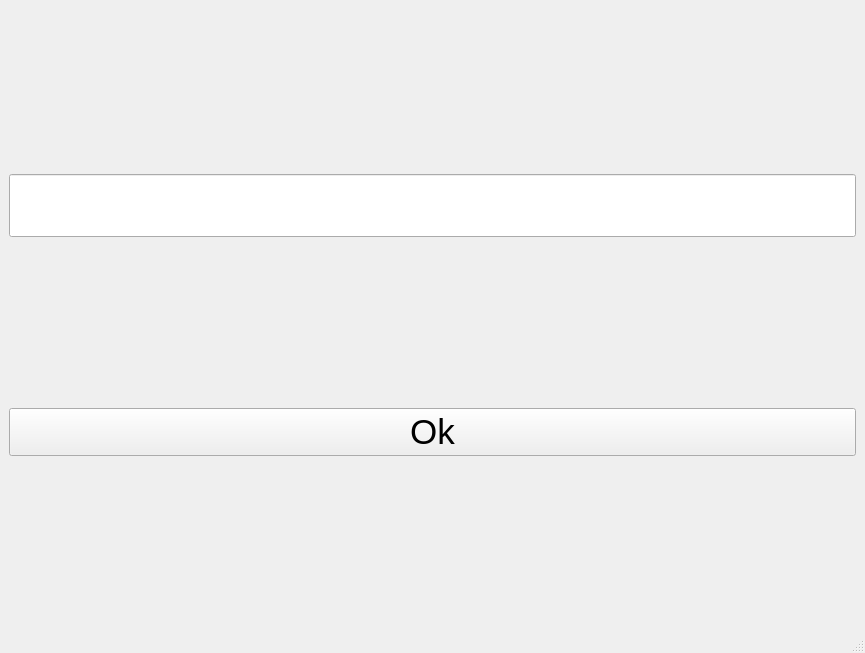
<?xml version="1.0" encoding="UTF-8"?>
<ui version="4.0">
 <class>MainWindow</class>
 <widget class="QMainWindow" name="MainWindow">
  <property name="geometry">
   <rect>
    <x>0</x>
    <y>0</y>
    <width>865</width>
    <height>653</height>
   </rect>
  </property>
  <property name="windowTitle">
   <string>MainWindow</string>
  </property>
  <widget class="QWidget" name="centralwidget">
   <layout class="QHBoxLayout" name="horizontalLayout">
    <item>
     <layout class="QVBoxLayout" name="verticalLayout">
      <item>
       <widget class="QLineEdit" name="lineEdit">
        <property name="font">
         <font>
          <pointsize>36</pointsize>
         </font>
        </property>
       </widget>
      </item>
      <item>
       <widget class="QPushButton" name="Button">
        <property name="font">
         <font>
          <pointsize>26</pointsize>
         </font>
        </property>
        <property name="text">
         <string>Ok</string>
        </property>
       </widget>
      </item>
     </layout>
    </item>
   </layout>
  </widget>
  <widget class="QMenuBar" name="menubar">
   <property name="geometry">
    <rect>
     <x>0</x>
     <y>0</y>
     <width>865</width>
     <height>26</height>
    </rect>
   </property>
  </widget>
  <widget class="QStatusBar" name="statusbar"/>
 </widget>
 <resources/>
 <connections/>
</ui>
